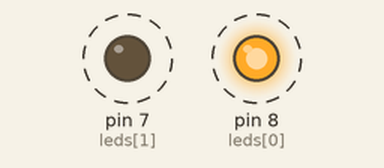
A sketch run on a simulated Arduino Uno, built with avr-gcc and run on an emulated ATmega328P. Shown: output pins drawn as LEDs (lit = HIGH). Dashed ring = blinking.

Above: at 0.2 s.
Timing chart, 0 to 3.0 s (numbered marks = the images above):
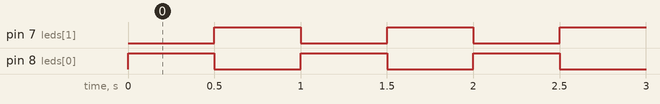

The sketch:

piscaLED.ino
```cpp
/**
 * Programa Pisca-LED com Arduino UNO R3
 *
 * Aluno: João Pedro Iacillo Soares
 * Data: 26/03/2022
 */


/*** Variáveis e Constantes de Configuração ***/

/// Os pinos conectados aos LEDs.
const int leds[] = { 8, 7 };

/// O tempo em millisegundos de cada piscada.
const int blinkDelay = 500; // 500ms = 2Hz


/*** Variáveis e Constantes ***/

/// O tamanho da lista de LEDs.
const int ledsLength = sizeof(leds) / sizeof(int);

/// Índece usado pelas estruturas fors para varrer os leds.
int ledIndex;

/*** Configuração ***/

void setup()
{
  for (ledIndex = 0; ledIndex < ledsLength; ledIndex++)
    pinMode(leds[ledIndex], OUTPUT);
}


/*** Programa ***/

void loop()
{
  for (ledIndex = 0; ledIndex < ledsLength; ledIndex++)
  {
    digitalWrite(leds[ledIndex], HIGH);
    delay(blinkDelay);
    digitalWrite(leds[ledIndex], LOW);
  }
}
```

Measured:
- by itself, pin 7 (leds[1]), pin 8 (leds[0]): alternates HIGH for 0.50 s and LOW for 0.50 s
- by itself, everything shown: repeats every 1.0 s, in 3 steps
